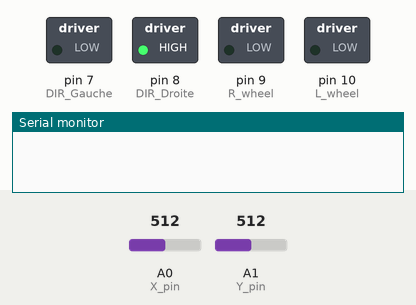
Recording of a sketch running on a simulated Arduino Uno, built with avr-gcc and run on an emulated ATmega328P. Parts: switched loads named in the sketch (green lamp = pin HIGH), the last lines printed to the serial monitor. The test bench sets the inputs (shaded band); at power-on: A0 (X_pin) = 512, A1 (Y_pin) = 512.

Above: at 1.2 s.
1.3 s: A0 (X_pin) set to 716
At 2.3 s:
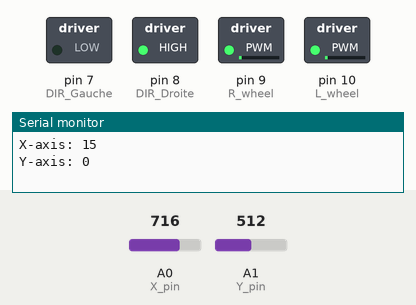
2.8 s: A1 (Y_pin) set to 900
At 3.5 s:
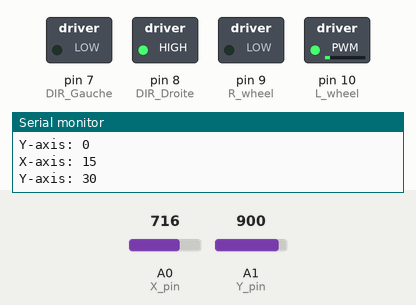
4.3 s: A0 (X_pin) set to 527
At 4.6 s:
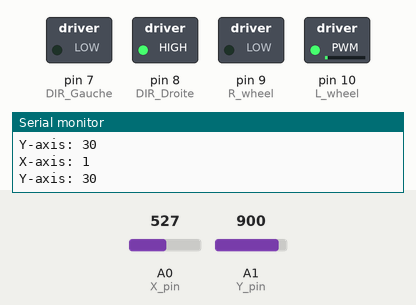
5.8 s: A0 (X_pin) set to 501
At 6.9 s:
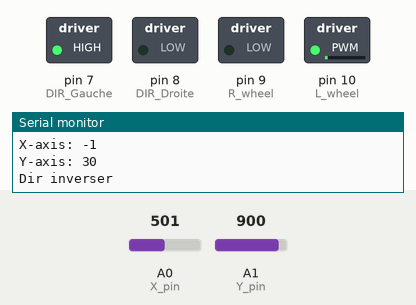
7.3 s: A1 (Y_pin) set to 552
At 8.1 s:
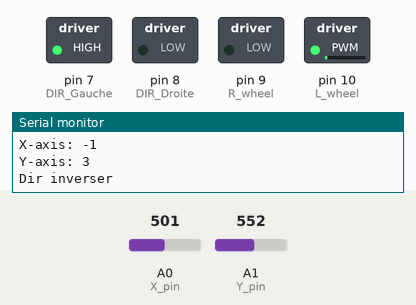
8.8 s: A1 (Y_pin) set to 519
At 9.2 s:
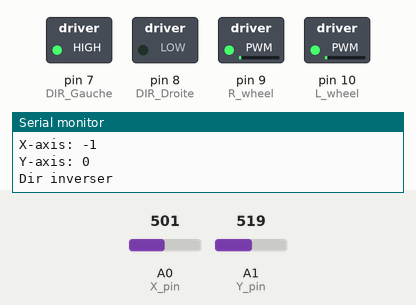
Timing chart, 0 to 11.3 s (numbered marks = the images above; inputs shaded):
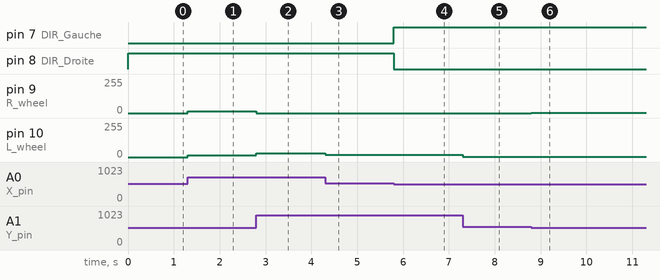

Measured:
- the behaviour switches between 512 and 511 on A0 (X_pin) (found by bisection; images 3 and 4)
- after the input at 1.3 s, pin 9 (R_wheel), pin 10 (L_wheel): 0/255 → 15/255 at once
- after the input at 2.8 s, pin 9 (R_wheel): 15/255 → 0/255 at once; pin 10 (L_wheel): 15/255 → 30/255 at once
- after the input at 4.3 s, pin 10 (L_wheel): 30/255 → 16/255 at once
- after the input at 5.8 s, pin 7 (DIR_Gauche): LOW → HIGH at once; pin 8 (DIR_Droite): HIGH → LOW at once
- after the input at 7.3 s, pin 10 (L_wheel): 16/255 → 2/255 at once
- after the input at 8.8 s, pin 9 (R_wheel): 0/255 → 1/255 at once; pin 10 (L_wheel): 2/255 → 1/255 at once

The sketch:

Controle_Joystick_BEAM.ino
```cpp
const int X_pin = 0; // analog pin connected to X output
const int Y_pin = 1; // analog pin connected to Y output
int X0,Y0,x,y,Xmap,Ymap;

void setup() {
  // Initialise la broche 9 en tant que sortie PWM
  initTimer1_7800Hz();
  // Baudrate pour l'affichage
  Serial.begin(9600);
  initPin();
  initReadJoy();
  move_joystick(0,0);

}

void initTimer1_7800Hz(){ // Regler la PWM
  TCCR1A = TCCR1A & 0xe0 | 1;
  TCCR1B = TCCR1B & 0xe0 | 0x0a;
}

void initReadJoy(){ // Initialisation du joystick (joystick au centre)
  X0=analogRead(X_pin);
  Y0=analogRead(Y_pin);
  x=0;
  y=0;
}

void initPin(){ // Configuration des PINs
  pinMode(10, OUTPUT); // L wheel
  pinMode(9, OUTPUT); // R wheel
  pinMode(8, OUTPUT); // DIR Droite
  pinMode(7, OUTPUT); // DIR Gauche
  pinMode(5, INPUT);
  pinMode(6, INPUT);
  digitalWrite(8, 1); //Dir at 1 (default)
}

void move_joystick(int8_t valueX, int8_t valueY){ // Value_max = 15.5% * 255/100 = 40, value entre -40 et 40
  if (valueX < 0 && valueX >= -40) { //En arriere
    Serial.print("Dir inverser\n");
    digitalWrite(8, 0); //Dir a 0 pour inverser le sens de rotation
    digitalWrite(7, 1); //Dir at 1 (default)
    valueX = -valueX;
  }
  else if (valueX > 0 && valueX <= 40) { //En avant
    digitalWrite(8, 1); //Dir a 1
    digitalWrite(7, 0); //Dir a 0
  }
  else if (valueX==0){ // Rotation (deux sens possibles)
    if (valueY < 0){
      valueX = -valueY/2;
    }
    else {
      valueX = valueY/2;
    }
  }
  if (valueY < 0 && valueY >= -40) { // Right wheel faster
    valueY = -valueY;
    if (valueX - valueY/2 < 0){
      analogWrite(10,0);
    }
    else {
      analogWrite(10, valueX - valueY/2);
    }
    analogWrite(9, valueX + valueY/2);
  }
  else if (valueY <= 40){ // Left wheel faster
    analogWrite(10, valueX + valueY/2);
    if (valueX - valueY/2 < 0){
      analogWrite(9, 0);
    }
    else {
      analogWrite(9, valueX - valueY/2);
    }
  }
}

void move_affiche(int x, int y){ // Retour des commandes sur l'écran
    Serial.print("\n");
    Serial.print("X-axis: ");
    Serial.print(x);
    Serial.print("\n");
    Serial.print("Y-axis: ");
    Serial.println(y);
    Serial.print("\n\n");
}

void readXY(){ // Lire valeur analogique du Joystick
  if(x!=analogRead(X_pin)-X0 || y!=analogRead(Y_pin)-Y0){ // Màj de la position seulement quand le joystick bouge
    x=analogRead(X_pin)-X0;
    y=analogRead(Y_pin)-Y0;

    Xmap=map(x,-512,512,-40,40); // Mise a l'echelle des valeurs dans nos plages
    Ymap=map(y,-512,512,-40,40);
    move_affiche(Xmap,Ymap); // Visualisation de la commande
    move_joystick(Xmap,Ymap); // Maj des rapports cycliques de la PWM
  }
}

// Boucle d'utilisation
void loop() {
  readXY();
  delay(1);
}
```
